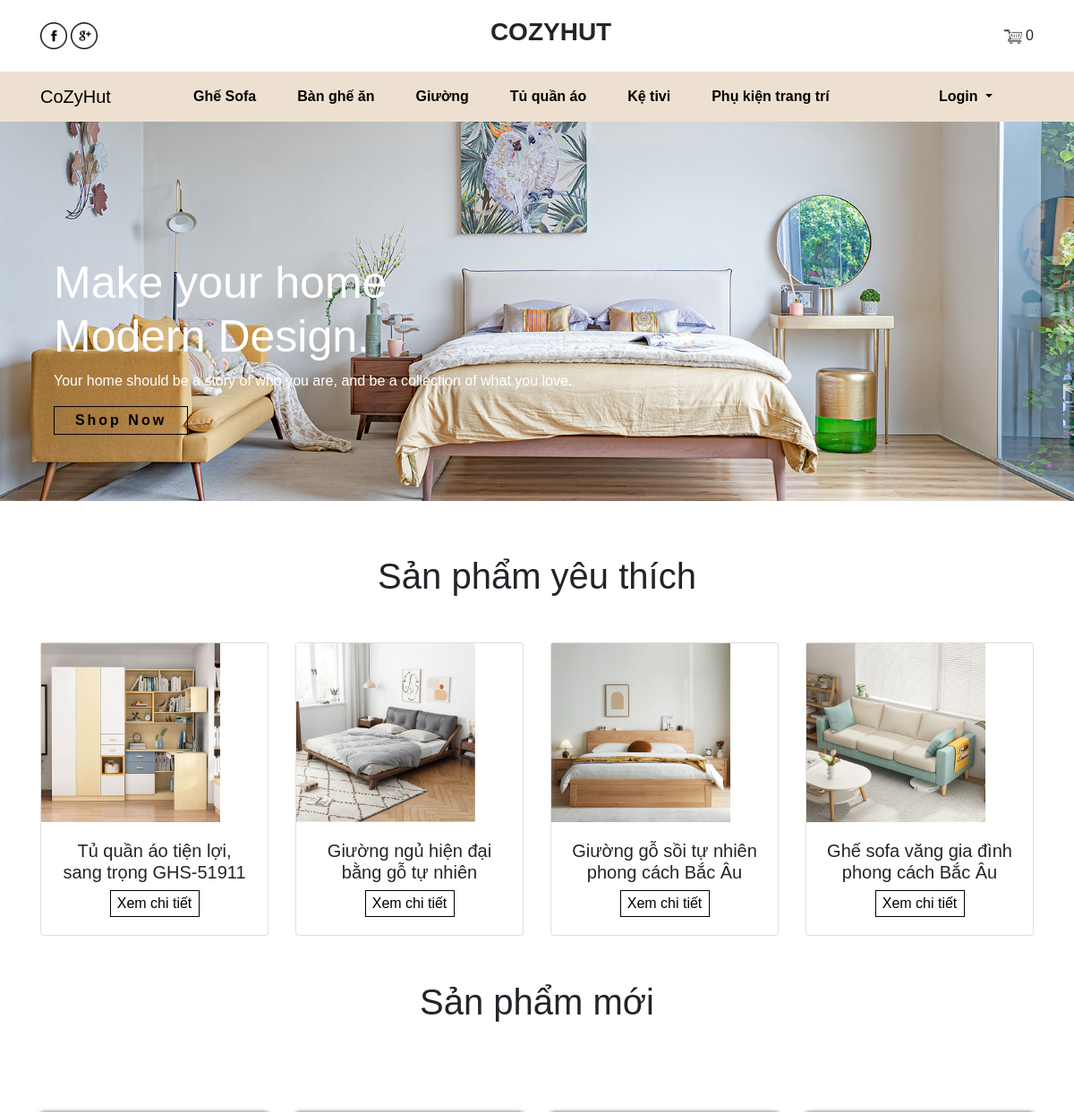
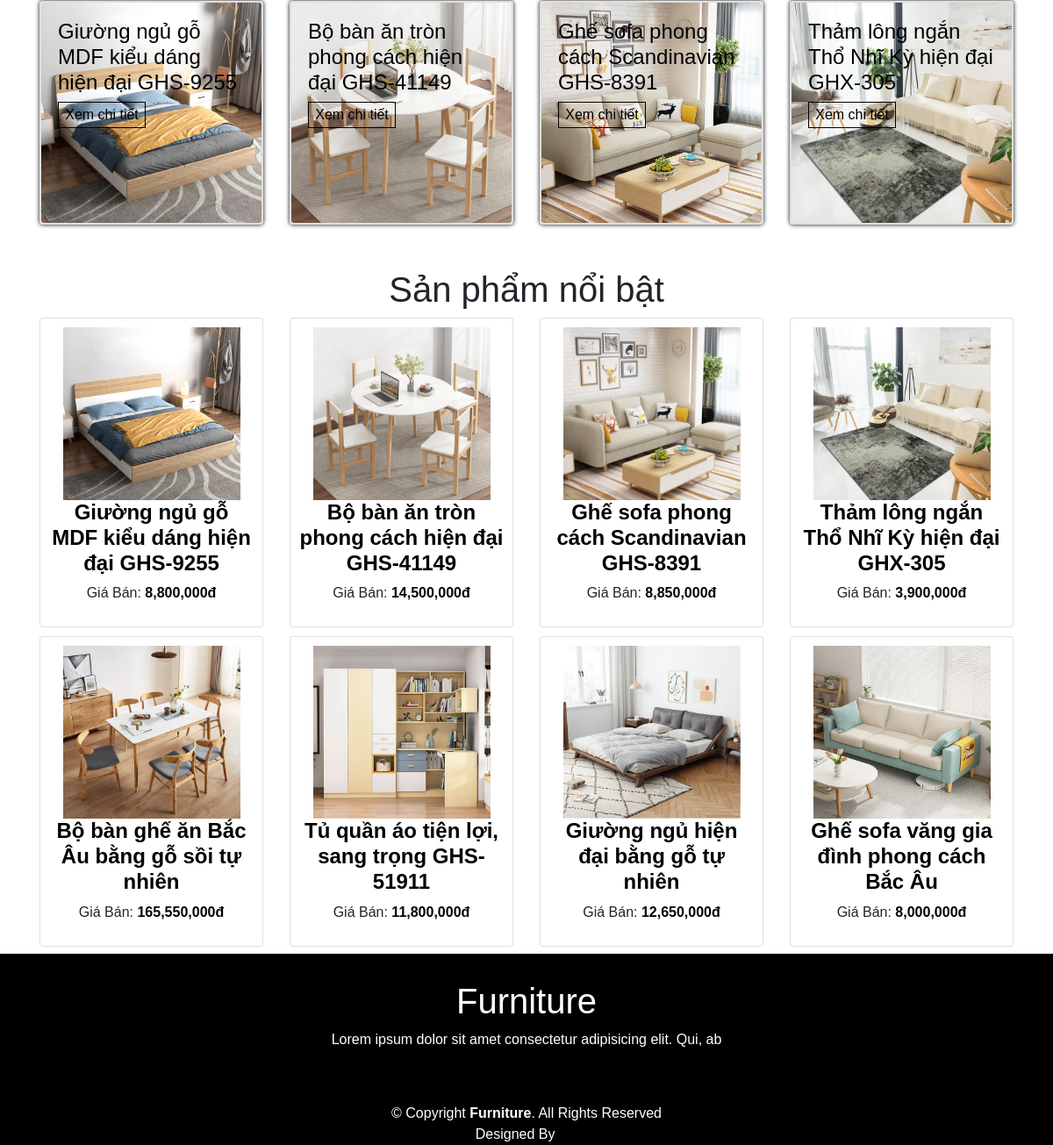
The page / on the database its author committed (2 pictures, top to bottom).
### tables this page shows
CREATE TABLE `category` (
  `id_cat` int(11) NOT NULL,
  `cat_name` varchar(255) NOT NULL
);

CREATE TABLE `product` (
  `id` int(11) NOT NULL,
  `cat_id` int(11) NOT NULL,
  `name` varchar(255) NOT NULL,
  `price` decimal(10,0) NOT NULL,
  `image` varchar(1000) NOT NULL,
  `quantity` int(11) NOT NULL,
  `featured` int(1) NOT NULL,
  `description` text NOT NULL,
  `recommend` int(1) NOT NULL,
  `material` varchar(255) NOT NULL,
  `size` varchar(255) NOT NULL
);

### index.php (called while the page is built, shortened)
<?php
require_once('Controller/main_controller.php');
?>

### Model/Client/index_model.php (called while the page is built, shortened)
<?php
function index() {
    include_once('Config/connect.php');
    $sql_cate = "SELECT * FROM category ORDER BY id_cat ASC";
    $query_cate = mysqli_query($connect, $sql_cate);
    $sql_prd_featured = "SELECT * FROM product WHERE featured = 1 ORDER BY id DESC LIMIT 8";
    $query_prd_featured = mysqli_query($connect, $sql_prd_featured);
    $sql_prd_recommend = "SELECT * FROM product WHERE recommend = 1 ORDER BY id DESC LIMIT 4";
    $query_prd_recommend = mysqli_query($connect, $sql_prd_recommend);
    $sql_prd_new = "SELECT * FROM product ORDER BY id DESC LIMIT 4";
    $query_prd_new = mysqli_query($connect, $sql_prd_new);
    $arr = array();
    $arr['category'] = $query_cate;
    $arr['featured'] = $query_prd_featured;
    $arr['recommend'] = $query_prd_recommend;
    $arr['new'] = $query_prd_new;
    $arr['product'] = $query_prd_new;
    return $arr;
}
switch($redirect) {
    case '': $arr = index(); break;
}
?>

### Views/Client/dashboard.php (the view)
<div class="products">
<h3 class="text-center" style="padding-top: 50px;">Sản phẩm yêu thích</h3>
        <div class="row" style="margin-top: 50px;">
        <?php
        foreach ($arr['recommend'] as $item) {
            ?>
            <div class="col-md-3 py-4 py-md-0">
                <div class="card">
                <a href="?redirect=product&id=<?= $item['id'] ?>"><img src="images/<?= $item['image'] ?>" height="200px"> </a>
                    <div class="card-body">
                        <h5 class="card-titel text-center"> <a href="?redirect=product&id=<?= $item['id'] ?>"></a><?= $item['name'] ?></h5>
                        <div id="btn2" class="text-center"><button><a href="?redirect=product&id=<?= $item['id'] ?>">Xem chi tiết</a></button></div>
                    </div>
                </div>
            </div>
        <?php } ?>
    </div>
</div>
<div class="products">
    <h3 class="text-center" style="margin-top: 50px; ">Sản phẩm mới</h3>
    <div class="row" style="margin-top: 100px;">
        <?php
        foreach ($arr['new'] as $item) {
            ?>
            <div class="col-lg-3 col-md-4 col-sm-12">
                <div class="card" id="tpc">
                <a href="?redirect=product&id=<?= $item['id'] ?>"></a><img src="images/<?= $item['image'] ?>" alt="" class="card image-top"></a>
                    <div class="card-img-overlay">
                        <h4 class="card-titel"><a href="?redirect=product&id=<?= $item['id'] ?>"> <?= $item['name'] ?></a>
                        </h4>
                        <div id="btn2"><button><a href="?redirect=product&id=<?= $item['id'] ?>">Xem chi tiết</a></button>
                        </div>
                    </div>
                </div>
            </div>
        <?php } ?>
    </div>
</div>
<div class="products">
    <h3 class="text-center" style="margin-top: 50px; ">Sản phẩm nổi bật</h3>
    <div class="product-list row">
        <?php
        foreach ($arr['featured'] as $item) {
            ?>
            <div class="col-lg-3 col-md-4 col-sm-12 mx-product">
                <div class="product-item card text-center">
                    <a href="?redirect=product&id=<?= $item['id'] ?>"><img src="images/<?= $item['image'] ?>"></a>
                    <h4><a href="?redirect=product&id=<?= $item['id'] ?>"><?= $item['name'] ?></a></h4>
                    <p>Giá Bán: <span>
                            <?= number_format($item['price']); ?>đ
                        </span></p>
                </div>
            </div>
        <?php } ?>
    </div>
</div>

### Controller/main_controller.php (shortened to what this page needs)
<?php
$controller = $_GET['controller'] ?? '';
if(!isset($_GET['controller'])) {
    require_once('Controller/Client/main_client_controller.php');
}else {
    switch($controller) {
        case 'admin' : require_once('Controller/Admin/main_admin_controller.php'); break;
        case 'login' : require_once('login/login_controller.php'); break;
    }
}
?>

### Controller/Client/main_client_controller.php (shortened to what this page needs)
<?php
$redirect = $_GET['redirect'] ?? '';
if ($redirect == '') {
    require_once('Model/Client/index_model.php');
    require_once('Views/Client/index.php');
}
?>

### Views/Client/index.php (shortened to what this page needs)
<!DOCTYPE html>
<html lang="en">
<head>
    <link rel="stylesheet" href="css/home.css">
    <link rel="stylesheet" href="css/recommend.css">
    <link rel="stylesheet" href="css/cart.css">
    <link rel="stylesheet" href="https://cdn.jsdelivr.net/npm/bootstrap@4.0.0/dist/css/bootstrap.min.css"
>
    <link href='https://unpkg.com/boxicons@2.1.4/css/boxicons.min.css' rel='stylesheet'>
</head>
<body>
    <div class="container">
        <div class="navbar-top">
            <div class="social-link">
                <a><img src="images/facebook.png" alt="" width="30px"></a>
                <a><img src="images/google-plus.png" alt="" width="30px"></a>
            </div>
            <div class="logo">
                <h3>COZYHUT</h3>
            </div>
            <div class="icons">
                <a href="?redirect=cart"><img src="images/shopping-cart.png" alt="" width="20px"></a>
                <span class="mt-3">
                    <?php
                    if (isset($_SESSION["cart"])) {
                        $totals = 0;
                        foreach ($arr['product'] as $quantity => $amount) {
                            $totals++;
                        }
                        echo $totals;
                    } else {
                        echo 0;
                    }
                    ?>
                </span>
            </div>
        </div>
    </div>
    <div class="main-content">
        <nav class="navbar navbar-expand-md" id="navbar-color">
            <div class="container">
                <a class="navbar-brand" href="index.php ">CoZyHut</a>
                <div class="collapse navbar-collapse" id="collapsibleNavbar">
                    <ul class="navbar-nav">
                        <?php
                        foreach ($arr['category'] as $item) {
                            ?>
                            <li class="nav-item">
                                <a class="nav-link" href="?redirect=cate&id_cat=<?= $item['id_cat']; ?>">
                                    <?= $item['cat_name']; ?>
                                </a>
                            </li>
                        <?php } ?>
                    </ul>
                </div>
                <div class="collapse navbar-collapse" id="navbarNavDropdown">
                    <ul class="navbar-nav">
                        <li class="nav-item dropdown">
                            <a class="nav-link dropdown-toggle" href="?controller=login&&action=login"
                                id="navbarDropdownMenuLink" data-toggle="dropdown" aria-haspopup="true"
                                aria-expanded="false">
                                Login
                            </a>
                        </li>
                    </ul>
                </div>
            </div>
        </nav>
        <div class="content">
            <h1>Make your home
                <br>Modern Design.
            </h1>
            <p>Your home should be a story of who you are, and be a collection of what you love.</p>
            <div id="btn1"><button>Shop Now</button></div>
        </div>
    </div>
    <div id="body">
        <div class="container">
            <div class="row">
                <div id="main" class="col-lg-12 col-md-12 col-sm-12">
                    <?php
                    if (isset($_GET['redirect'])) {
                        $redirect = $_GET['redirect'];
                        switch ($redirect) {
                            case 'product':
                                include_once('Views/Client/product.php');
                                break;
                            case 'cart':
                                include_once('Views/Client/cart.php');
                                break;
                            case 'cate':
                                include_once('Views/Client/product_category.php');
                                break;
                            case 'success':
                                include_once('Views/Client/success.php');
                                break;
                        }
                    } else {
                        include_once('Views/Client/dashboard.php');
                    }
                    ?>
                </div>
            </div>
        </div>
    </div>
    <footer id="footer">
        <h1 class="text-center">Furniture</h1>
        <p class="text-center">Lorem ipsum dolor sit amet consectetur adipisicing elit. Qui, ab</p>
        <div class="icons text-center">
        </div>
        <div class="copyright text-center">
            &copy; Copyright <strong><span>Furniture</span></strong>. All Rights Reserved
        </div>
        <div class="credite text-center">
            Designed By <a href="#">SA</a>
        </div>
    </footer>
</body>
</html>

### css/home.css (style rules this page uses)
* { margin: 0; padding: 0; font-family: Helvetica, Arial, sans-serif; }
a { color: #000000 !important; text-decoration: none; background-color: transparent; }
.navbar-top { width: 100%; height: 10vh; display: flex; align-items: center; text-align: center; justify-content: space-between; }
.logo h3 { font-weight: bold; }
.main-content { width: 100%; height: 60vh; background-image: url(../images/background__main.jpg); background-size: cover; background-position: 70%; }
.main-content h1 { margin-top: 20px; }
#navbar-color { background-color: rgba(238, 224, 208); }
.navbar-nav { margin: auto; }
.nav-link { margin-left: 30px; font-weight: bold; color: rgb(0, 0, 0); transition: 0.5s ease; cursor: pointer; }
.content { color: rgb(255, 255, 255); margin-top: 150px; margin-left: 60px; }
.content h1 { font-size: 50px; }
#btn1 button { width: 150px; height: 32px; background: transparent; border: 1px solid rgb(0, 0, 0); letter-spacing: 3px; font-weight: bold; transition: 0.5s ease; cursor: pointer; }
#btn2 button { width: 100px; height: 30px; background: transparent; border: 1px solid black; transition: 0.5s ease; cursor: pointer; }
#tpc { box-shadow: 0 0 5px black; transition: 0.5s ease; cursor: pointer; }
h4 { color: black; }
.products { margin-top: 10px; }
.products h3 { font-size: 40px; }
.product-list { margin: 0 -2.5px; }
.product-item { padding: 10px; margin: 0 0 10px; }
.product-item img { width: 202px !important; height: 197px !important; opacity: 1; -webkit-transition: opacity 1s; transition: opacity 1s; }
.product-item a { color: #333; text-decoration: none; font-weight: bold; }
.product-item span { font-weight: bold; color: #000000; }
#footer { width: 100%; background-color: black; margin-top: 100px; }
#footer h1 { color: white; padding-top: 30px; }
#footer p { color: white; }
.copyright { color: white; margin-top: 20px; }
.credite { color: white; }

### css/recommend.css (style rules this page uses)
* { box-sizing: border-box; -webkit-box-sizing: border-box; }
html, body { height: 100%; }
body { margin: 0; font: 16px/1.3 sans-serif; }

### css/cart.css (style rules this page uses)
.content { color: rgb(255, 255, 255); margin-top: 150px; margin-left: 60px; }
.content h1 { font-size: 50px; }
#btn1 button { width: 150px; height: 32px; background: transparent; border: 1px solid rgb(0, 0, 0); letter-spacing: 3px; font-weight: bold; transition: 0.5s ease; cursor: pointer; }
#footer { width: 100%; background-color: black; margin-top: -2px; }
#footer h1 { color: white; padding-top: 30px; }
#footer p { color: white; }
.copyright { color: white; margin-top: 20px; }
.credite { color: white; }

### rows shown on the page
category: cat_name "Ghế Sofa"
category: cat_name "Bàn ghế ăn"
category: cat_name "Giường"
category: cat_name "Tủ quần áo"
category: cat_name "Kệ tivi"
category: cat_name "Phụ kiện trang trí"
product: image (picture), name "Tủ quần áo tiện lợi, sang trọng GHS-51911", price "11,800,000"
product: image (picture), name "Giường ngủ hiện đại bằng gỗ tự nhiên", price "12,650,000"
product: image (picture), name "Giường gỗ sồi tự nhiên phong cách Bắc Âu"
product: image (picture), name "Ghế sofa văng gia đình phong cách Bắc Âu", price "8,000,000"
product: image (picture), name "Giường ngủ gỗ MDF kiểu dáng hiện đại GHS-9255", price "8,800,000"
product: image (picture), name "Bộ bàn ăn tròn phong cách hiện đại GHS-41149", price "14,500,000"
product: image (picture), name "Ghế sofa phong cách Scandinavian GHS-8391", price "8,850,000"
product: image (picture), name "Thảm lông ngắn Thổ Nhĩ Kỳ hiện đại GHX-305", price "3,900,000"
product: image (picture), name "Bộ bàn ghế ăn Bắc Âu bằng gỗ sồi tự nhiên", price "165,550,000"
